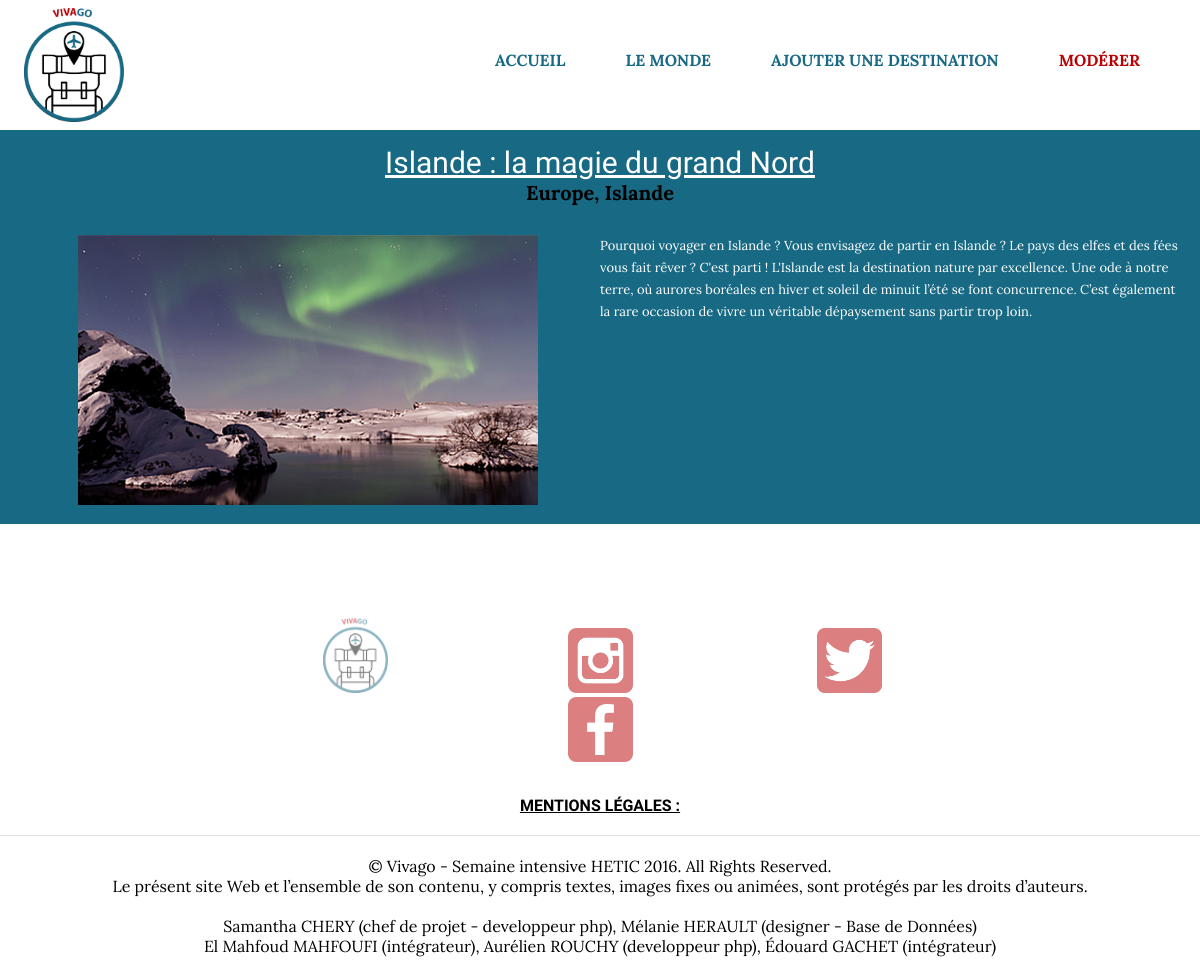
Page /produit.php?ID=5 on the committed database.
### tables this page shows
CREATE TABLE IF NOT EXISTS `voyage` (
  `ID` int(11) NOT NULL,
  `titre` varchar(255) NOT NULL,
  `resum` varchar(255) NOT NULL,
  `photo1` varchar(255) NOT NULL,
  `section` varchar(255) NOT NULL,
  `description` text NOT NULL,
  `adresse` varchar(255) NOT NULL,
  `visible` int(11) NOT NULL DEFAULT '1'
);

### produit.php (the view, shortened to what this page needs)
<?php
require_once "connect.php";
?>
<!DOCTYPE html>
<html lang="fr">
<head>
    <link href="styles/style.css" rel="stylesheet">
</head>
<body>
    <?php include('header.php');?>
    <section id="produit" class="clearfix">
        <?php
        if(isset($_GET['ID'])){
            $ID = (int) $_GET['ID'];
        } else {
            header('Location: index.php');
        }
         $sql = "SELECT `ID`, `titre`, `description`, `adresse`, `photo1` FROM `voyage` WHERE ID = :ID ;";
         $stmt = $pdo->prepare($sql);
         $stmt->bindValue(":ID", $ID, PDO::PARAM_INT);
         $stmt->execute();
         $row = $stmt->fetch(PDO::FETCH_ASSOC);
         ?>
        <h1><?=$row['titre']?></h1>
        <h2><?=$row['adresse']?></h2>
        <figure>
            <img src="img-content/<?=$row['photo1']?>">
        </figure>
        <p><?=$row['description']?></p>
    </section>
   <?php include('footer.php');?>
</body>
</html>

### styles/style.css (style rules this page uses)
* { margin: 0; padding: 0; box-sizing: border-box; font-family: 'Lora', serif; }
.clearfix:before, .clearfix:after { content:' '; display:table; }
.clearfix:after { clear:both; }
#produit { width: 100%; background-color:#186984; padding:15px; }
#produit figure { display:block; float:left; width:50%; text-align:center; }
#produit figure img { width: 460px; }
#produit p { color: white; width:50%; float:right; font-size:13px; line-height:22px; }
#produit h1 { width: 100%; font: 30px "Aclonica"; color: white; text-decoration: underline; text-align: center; }
#produit h2 { font-size: 20px; text-align: center; margin-bottom: 30px; }

### rows in the picture
voyage: titre "Islande : la magie du grand Nord", adresse "Europe, Islande", photo1 (picture), description "Pourquoi voyager en Islande ? Vous envisagez de partir en Islande ? Le pays des elfes et des fées vous fait rêver ? C'est parti ! L'Islande est la destination nature par excellence. Une ode à notre terre, où aurores boréales en hiver et soleil de minuit l’été se font concurrence. C’est également la rare occasion de vivre un véritable dépaysement sans partir trop loin."
